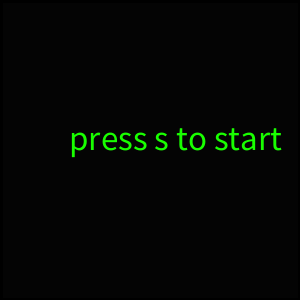
Frame 1 (no input)
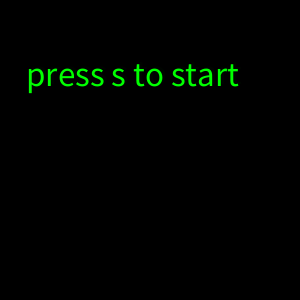
Frame 60 (the mouse pressed at the canvas centre just before this capture)
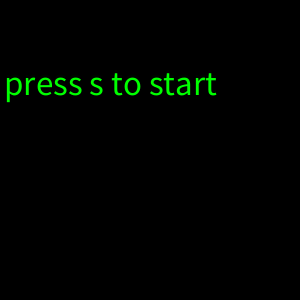
Frame 120 (the mouse held since frame 60 and released just before this capture)

The Processing sketch that drew these frames (run headless with seeded random() and noise(); from frame 60 on, the mouse is pressed at the canvas centre):

// Processing sketch: processing_72230
// ── processing_72230.pde

int x=150;
int y=150;
int moveX=150;
int moveX2=175;
int x2=175;
int x3=200;
int y2=150;
int y3=150;
int textX=25;
int textY=0;
int fade=250;
void setup()
{
  size(300, 300);
  strokeWeight(5);
}
void draw()
{ 
  back();
  keytyped();
}
void back()
{
  fill(0, 0, 0, fade);
  rect(0, 0, 300, 300);
}
void keytyped()
{ 
  fill(x, y, 0);
  if (key=='s')
  {
    fade=25;
    line(x, 100+y, x, y);
    ellipse(x, y, 50, 50);
    line(50+x2, 50+y2, 50+x2, 150+y2);
    ellipse(50+x2, 50+y2, 50, 50);
    line(100+x3, 100+y, 100+x3, 175+y);
    ellipse(100+x3, 100+y, 50, 50);
    stroke(255);
    x=x+int(random(-6, 5));
    y=y+int(random(-10, 5));
    x2=x2+int(random(-6, 5));
    y2=y2+int(random(-10, 5));
    x3=x3+int(random(-6, 6));
    if (x>300)
    {
      x=0;
    }
    if (x<0)
    {
      x=300;
    }
    if (y<0)
    {
      y=250;
    }
    if (y>300)
    {
      y=0;
    }
  }
  else
  {
      fade=fade;
      textSize(35);
      textAlign(CENTER);
      fill(textX, 255, textY);
      text("press s to start", 150+textX, 150+textY);
    if (textX<150 && textX >-150)
    {
      textX=textX+int(random(-6, 5));
    }
    else
    {
      textX=0;
    }
    if (textY<150 && textY>-150)
    {
      textY=textY+int(random(-6, 5));
    }
    else
    {
      textY=0;
    }
    
  }
}
